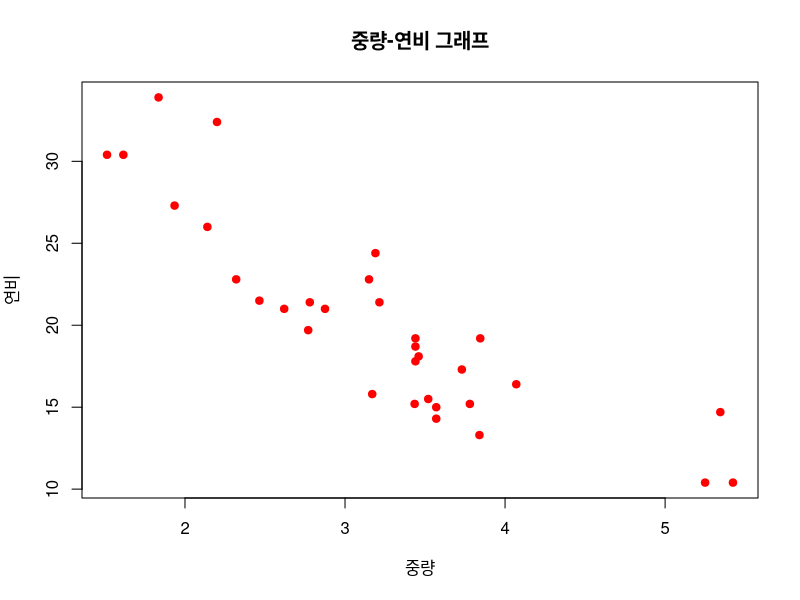
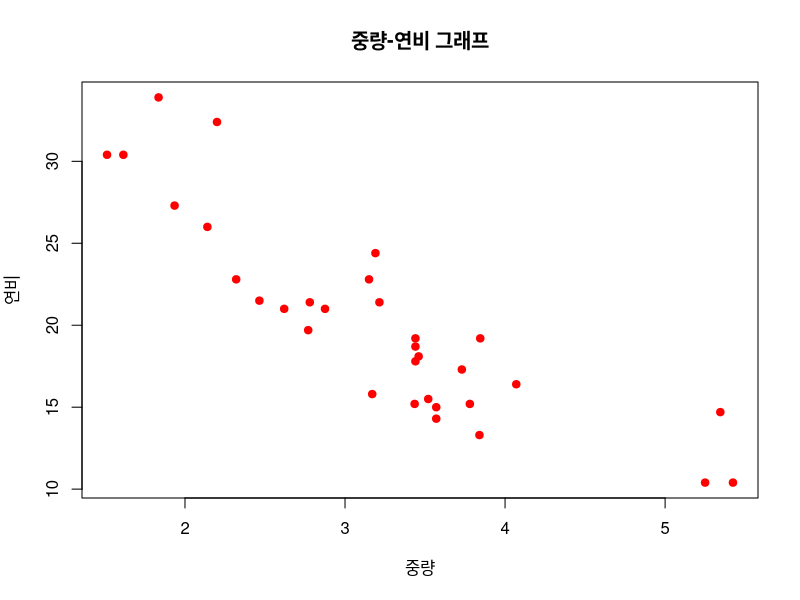
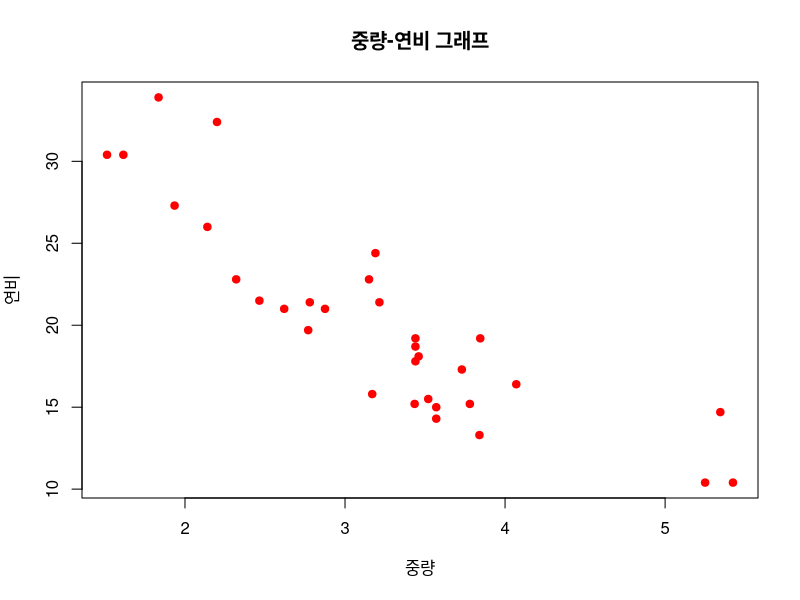
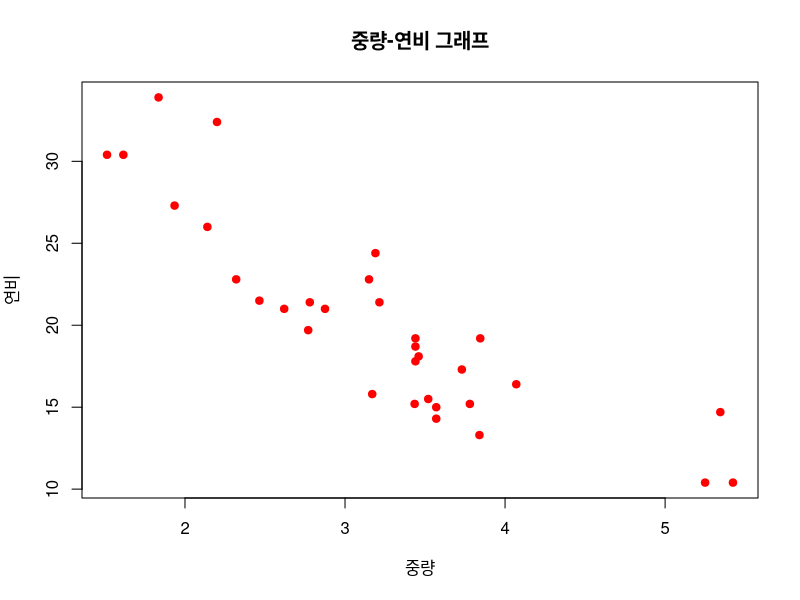
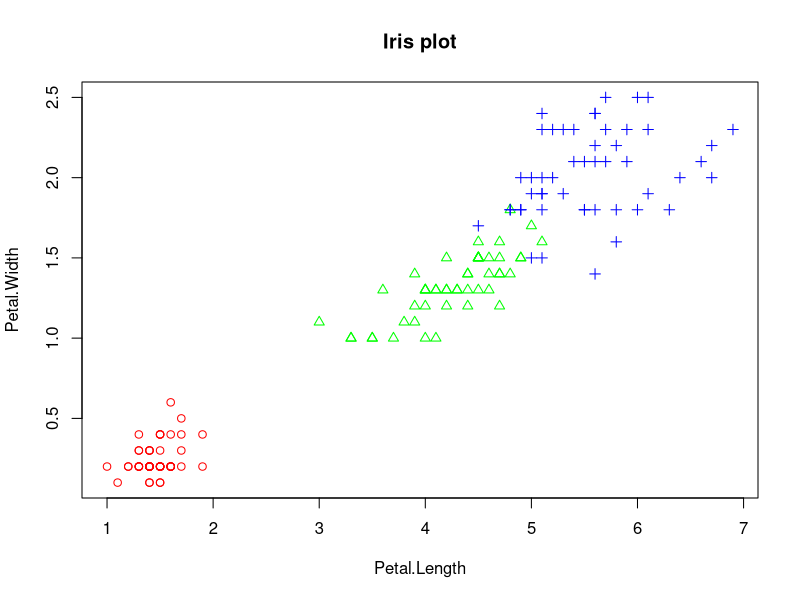
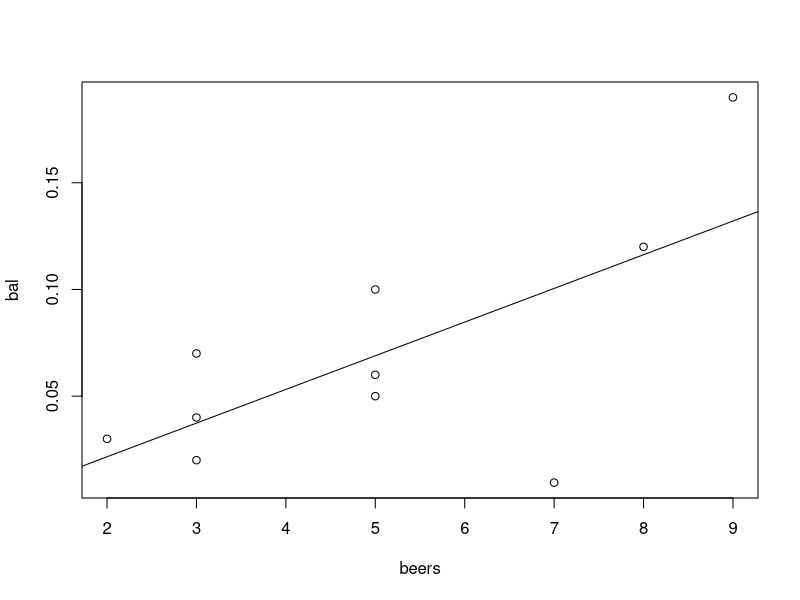

Here is the R script that generated these plots, in order: (Note: this script raises an error after producing the figures.)
#
#
# #6일차
# #
# 다중변수 자료
# 탐색
# 
# 두 변수 사이의 산점도
# 산점도(scatter plot) -2변수로 구성된 자료의 
#                       분포를 알아보는 그래프
#                       관측값들의 분포를 통해
#                       2변수 사이의 관계파악


#graphics package가 plot등등을 가지고 있음. 
#이변량.
wt <- mtcars$wt
mpg <- mtcars$mpg
plot(wt,mpg,main= '중량-연비 그래프',
     xlab ='중량',  ylab= '연비', col= 'red',pch= 19)

plot(mtcars$wt,mtcars$mpg, main= '중량-연비 그래프',
     xlab ='중량',  ylab= '연비', col= 'red',pch= 19)

plot(mpg~wt,main= '중량-연비 그래프',
     xlab ='중량',  ylab= '연비', col= 'red',pch= 19)

plot(mtcars[,c('wt','mpg')],main= '중량-연비 그래프',
     xlab ='중량',  ylab= '연비', col= 'red',pch= 19)

#모두 똑같은 그래프가 나오며 형태만 다르다. 잘 알아두길 바란다.
#pch는 선점도에 찍히는 모양 0~25
#중량이 증가하면 연비도 낮아 지더라. 



#pairs 를 이용해야 다변량일때 그림을 그릴수 있다. 

# 범주형. 
#그룹정보가 있는 두변수의 산점도. 
iris.2 <- iris[, 3:4]  #이러한 특징들을 품종에 따라서 보고싶은거                          .그러기 위해서 아래에서         
point <- as.numeric(iris$Species)    # 품종들을 문자열에서 숫자로                                         바꾸어 주었다. 
point
color <- c('red','green','blue')
plot(iris.2, main='Iris plot',
     pch= c(point),
     col= color[point])

iris[, 3:4]
iris[, 'Species']

#선형도에서 선을 찾는 방법,
#선형관계를 통해서 상관 분석으로 선형도에서 선을 찾는다. 
#-1<= r<= 1의 상관관계를 나타낸다. 
#r이 -라면 음의 상관관계를 가지며 왼쪽위에서 아래 방향으로
#r이 +라면 양의 상관관계를 가지며 왼쪽 아래에서 오른쪽 위 방향으로 올라간다. 
#대략적으로 +_0.5를 기준으로 상관관계가 높다 낮다는 나타낸다. 
#다변량을때는 상관관계를 사용한다. 
#이때 산점도를 사용한다. 


#상관분석  #두변수간의 관계를 파악하고 상관관계가 강한지 약한지부터 파악해야한다. 만약에 강하다면 회귀선을 만든다. 
beers <- c(5,2,9,8,3,7,3,5,3,5)
bal <- c(0.1,0.03,0.19,0.12,0.04,0.0095,0.07,0.06,0.02,0.05)
tbl <- data.frame(beers,bal)
tbl

plot(bal~beers, data= tbl)          #산전도

#수치적으로 상관관계가 강하냐 약하냐 --> 상관계수
#-1<= r<= 1 에서 0.5 이상이거나 이하일때 양, 또는 음의 상관관계가높다고 한다. 

res <- lm(bal~beers,data=tbl)       # 회귀식. y= xw+b  ////      y= 종속변수///x는 독립변수 ///w는 weight///b는 bias 이식은 회귀선을 찾는게 목적이다. 
#lm 이라는 함수가 weight 값과 bias를 주어진다. 

res


abline(res)                     #회귀선. 

cor(tbl[,1:2])                 # 이변량상관계수. 
cor(iris[, 1:4])               #다변량 상관계수



# 상관분석 순서
# 1.상관분석 대상 변수선정
# 2.산점도 작성(관측값 분포 확인):plot()
# 3.회귀식 도출: lm()
# (회귀식: 두 변수의 선형관계를 가장 잘 나타낼 수 있는 선의 식)
# (y= xw+b)
# 4.회귀선을 선점도에 표시 :abline()
# (회귀선: 관측값들의 추세를 가장 잘 나타낼 수 있는 선)
# 5.상관계수 계산:cor()
# 6.상관분석 결과 해석.


#
#시계열
month <- 1:10

late <- c(5,8,7,9,4,6,12,13,8,6,6,4)
plot(month,late,main = '지각생 통계',
     type='l',lty=1,lwd=1,
     xlab='Month',ylab='late cnt')

plot(month,late,main = '지각생 통계',
     type='b',lty=1,lwd=1,
     xlab='Month',ylab='late cnt')

plot(month,late,main = '지각생 통계',
     type='o',lty=1,lwd=1,
     xlab='Month',ylab='late cnt')

plot(month,late,main = '지각생 통계',
     type='s',lty=1,lwd=1,
     xlab='Month',ylab='late cnt')

#각각의 타입을 바꾸어서 선그래프를 만들어 보았다. 
#lwd== 선의 두깨
#lty== 선의 모양
#type== 그래프의 유형
#x축에 시간정보가 들어가는게 시계열 데이터이다. 



#복수의 선 그래프
late1 <- c(5,8,7,9,4,6,12,13,8,6)

late2 <- c(4,6,5,8,7,8,10,11,6,5)

plot(month,late1,main = '지각생 통계',
     type='b',lty=1,col='red',
     xlab='Month', ylab='late cnt', ylim=c( 1, 15 ) )

lines(month,late2,type='b', col='blue')

# 
# 
# 자료 탐색 실습= 탐색적 데이터분석. 
# 
# 0단계:문제 정의
# 1단계: 분석 대상 데이터셋 준비
# 
# BostonHousing 데이터셋 (mlbench pac)

install.packages('mlbench')
library(mlbench)
data('BostonHousing')
myds <- BostonHousing[ , c('crim','rm','dis','tax','medv')]

#crim :1인당 범죄율.
#rm:주택 1가구당 방수
#dis 보스턴 5개 지역센터까지의 거리
# tax: 재산세율
# medv:주택가격


#데이터셋 준비/
class(BostonHousing)
dim(BostonHousing)
str(BostonHousing)
head(BostonHousing)
tail(BostonHousing)
myds <- BostonHousing[ , c('crim','rm','dis','tax','medv')]
myds

#2단계.#파생변수 추가: grp변수 추가(주택가격상중하)
grp <- c()
for(i in 1:nrow(myds)){
  if(myds$medv[i]>=25.0){
    grp[i] <- 'H'
  }else if (myds$medv[i]<=17.0){
    grp[i] <- 'L'
  }else{
    grp[i] <- 'M'
  }
}
print(grp)
table(grp)


grp <-  factor(grp)
grp <- factor(grp,levels = c('H','M','L'))
myds <- data.frame(myds,grp)
head(myds)
#없는 변수를 추가해 넣었습니다. 



#3단계: 데이터셋의 형태와 기본적인 내용 파악. 

str(myds)
head(myds)
table(myds$grp)


#4단계: 히스토그램에 의한 관측값의 분포 화인
par(mfrow=c(2,3))
for(i in 1:5){
  hist(myds[ , i],
       main = colnames(myds)[i],
       col = 'yellow')
}

par(mfrow=c(1,1))

#이걸 해줘야 분할한 화면을 다시 하나로 사용가능. 




#5단계: 상자그림에 의한 관측 값의 분포 확인

par(mfrow=c(2,3))
for(i in 1:5){
  boxplot(myds[ , i],
       main = colnames(myds)[i])
      
}


#상자그림을 통해서 분포를 확인하고 이상치가 있는지 확인한다. 

par(mfrow=c(1,1))



#6단계: 그룹별 관측값 분포
boxplot(myds$crim~myds$grp,
        main= '1인당 범죄율')

boxplot(myds$rm~myds$grp,
        main= '방의개수')


#7단계 : 다중 산점도를 통한 변수 간상관 관계 확인. 
pairs(myds[,-6])


#8단계:그룹 정보를 포함한 변수간 상관 관계 확인
point <- as.integer(myds$grp)
color <- c('red','green','blue')
pairs(myds[,-6],pch= point,
      col= color[point])

#9단계: 변수 간 상관계수 확인.
 cor(myds[,-6])

 # 
 # #탐색적 데이터 분석은 Data를 이해하는데 목적을 두고있다. 
 # 1.Data set에 대한 이해
 # 2.문제 정의 검증
 # 3.문제 정의에 대한 1차 결과 파악. 
 # 
